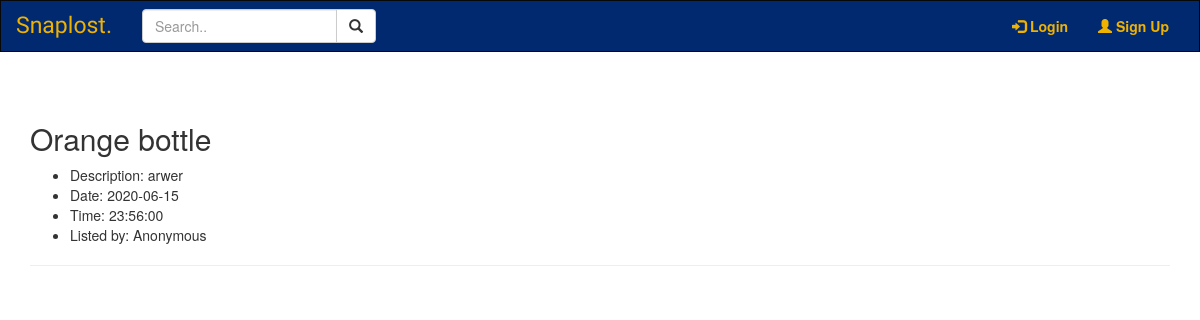
/1, run on an earlier commit of the app's database.
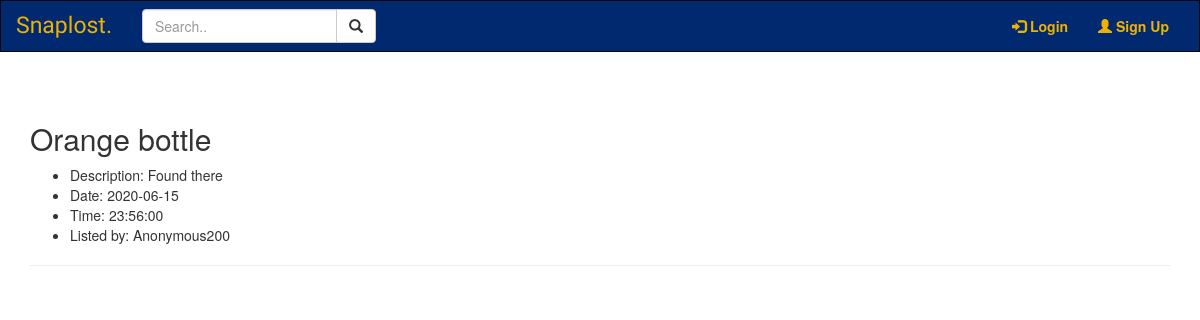
And on a later commit of the database.
### models.py (models this page shows)
class Item(UserMixin, db.Model):
    __tablename__ = "item"
    __table_args__ = {'extend_existing': True}
    id = db.Column(db.Integer, primary_key=True)
    category = db.Column(db.String(100), nullable=False)
    item = db.Column(db.String(100), nullable=False)
    description = db.Column(db.String(1000), nullable=False)
    occurdate = db.Column(db.Date)
    time = db.Column(db.Time)
    user_id = db.Column(db.Integer, db.ForeignKey('user.id'))

class User(UserMixin, db.Model):
    __tablename__ = "user"
    __table_args__ = {'extend_existing': True}
    id = db.Column(db.Integer, primary_key=True)
    email = db.Column(db.String(100), unique=True)
    password = db.Column(db.String(100))
    name = db.Column(db.String(1000))
    listing = db.relationship('Item', backref='lister', cascade='all, delete-orphan', lazy='dynamic')

### item.py (the view)
@item.route('/<int:listing_id>')
def listing(listing_id):
    listing = Item.query.filter_by(id=listing_id).first()
    listedby = listing.lister.name
    return render_template('listing.html', listing=listing, lister=listedby)

### templates/listing.html (shortened to what this page needs)
{% extends 'base.html' %}
{% block content %}
    <h2> {% block title %} {{ listing['item'] }} {% endblock %} </h2>
    <ul>
        <li> Description: {{ listing['description'] }} </li>
        <li> Date: {{ listing['occurdate'] }} </li>
        <li> Time: {{ listing['time'] }} </li>
        <li> Listed by: {{ lister }}
    </ul>
    <hr>
{% endblock %}

### templates/base.html (shortened to what this page needs)
<!DOCTYPE html>
<html lang="en">
    <head>
        <link rel="stylesheet" href="https://maxcdn.bootstrapcdn.com/bootstrap/3.4.1/css/bootstrap.min.css">
        <link href="{{ url_for('static', filename='style.css' )}}" rel="stylesheet">
    </head>
    <body>
        <nav class="navbar navbar-inverse">
            <div class="container-fluid">
                <div class="navbar-header">
                    <a class="navbar-brand" href="{{ url_for('main.home') }}">Snaplost.</a>
                </div>
                <div class="collapse navbar-collapse" id="myNavbar">
                        <form class="navbar-form navbar-left" role="search">
                            <div class="form-group input-group">
                                <input type="text" class="form-control" placeholder="Search..">
                                <span class="input-group-btn">
                                    <button class="btn btn-default" type="button">
                                        <span class="glyphicon glyphicon-search"></span>
                                    </button>
                                </span>
                            </div>
                        </form>
                    <ul class="nav navbar-nav navbar-right">
                        <li>
                            {% if not current_user.is_authenticated %}
                            <a href="{{ url_for('auth.login')}}">
                                <span class="glyphicon glyphicon-log-in"></span>
                                <b> Login </b>
                            </a>
                            {% endif %}
                        </li>
                        <li>
                            {% if not current_user.is_authenticated %}
                            <a href="{{ url_for('auth.signup') }}">
                                <span class="glyphicon glyphicon-user"></span>
                                <b>Sign Up</b>
                            </a>
                            {% endif %}
                        </li>
                    </ul>
                </div>
            </div>
        </nav>
        <div class="container">
            {% block content %} {% endblock %}
        </div>
    </body>
</html>

### static/style.css (style rules this page uses)
.navbar { margin-bottom: 50px; border-radius: 0; }
.navbar-inverse { background-color: #002970; }
.navbar-inverse .navbar-brand, .navbar-inverse .navbar-nav>li>a { color: #efb200 !important; }
.navbar-inverse .navbar-brand { font-family: 'Hind Siliguri', sans-serif; font-size: 23px; }

What changed in the data, as far as the page shows it:
changed Item "Orange bottle": description "arwer" → "Found there"
changed User: name "Anonymous" → "Anonymous200"
